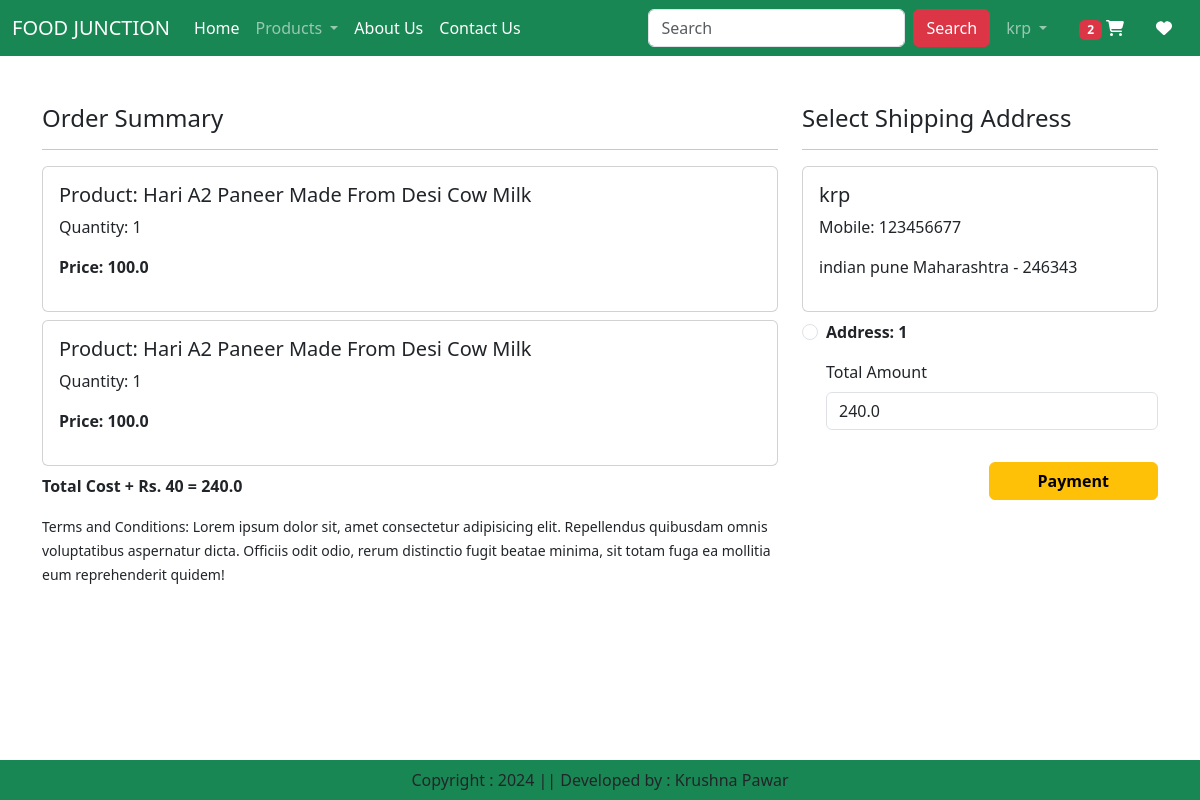
The page /checkout/ (signed in) on the database its author committed.
### app/models.py (models this page shows, shortened)
class Cart(models.Model):
    user = models.ForeignKey(User,on_delete=models.CASCADE)
    product = models.ForeignKey(Product,on_delete=models.CASCADE)
    quantity = models.PositiveIntegerField(default=1)

class Product(models.Model):
    title = models.CharField(max_length=100)
    selling_price = models.FloatField()
    discounted_price = models.FloatField()
    discription = models.TextField()
    category = models.CharField(choices=CATEGORY_CHOICES, max_length=2)
    product_image = models.ImageField(upload_to='product')

class Customer(models.Model):
    user = models.ForeignKey(User,on_delete=models.CASCADE)
    name = models.CharField(max_length=200)
    locality = models.CharField(max_length=200)
    city = models.CharField(max_length=50)
    mobile = models.IntegerField(default=0)
    zipcode = models.IntegerField()
    state = models.CharField(choices=STATE_CHOICES, max_length=100)

### app/views.py (the view, shortened to what this page needs)
# urls.py: path('checkout/',views.Checkout.as_view(),name='checkout'),
@method_decorator(login_required, name='dispatch')
class Checkout(View):
    def get(self, request):
        totalitem = 0
        wishitem = 0
        if request.user.is_authenticated:
            totalitem = len(Cart.objects.filter(user=request.user))
            wishitem = len(Wishlist.objects.filter(user=request.user))
        user=request.user
        add=Customer.objects.filter(user=user)
        cart_items=Cart.objects.filter(user=user)
        famount=0
        for p in cart_items:
            value = p.quantity * p.product.discounted_price
            famount += value
        totalamount = famount + 40
        razoramount = int (totalamount * 100)
        client = razorpay.Client(auth = (settings.RAZOR_KEY_ID, settings.RAZOR_KEY_SECRET))
        data = {"amount" : razoramount, "currency" : "INR", "receipt" : "order_rcptid_12"}
        payment_response = client.order.create(data = data)
        order_id = payment_response['id']
        order_status = payment_response['status']
        return render(request, 'app/checkout.html', locals())

### app/templates/app/checkout.html (shortened to what this page needs)
{% extends 'app/base.html' %}
{% load static %}
{% block main-content %}
<div class="container">
    <div class="row mt-5">
        {% if cart_items %}
        <div class="col-sm-8">
            <h4>Order Summary</h4>
            <hr>
            {% for item in cart_items %}
                <div class="card mb-2">
                    <div class="card-body">
                        <h5>Product: {{ item.product.title }}</h5>
                        <p>Quantity: {{ item.quantity }}</p>
                        <p class="fw-bold">Price: {{ item.product.discounted_price }}</p>
                    </div>
                </div>
            {% endfor %}
            <p class="fw-bold">Total Cost + Rs. 40 = {{ totalamount }}</p>
            <small>Terms and Conditions: Lorem ipsum dolor sit, amet consectetur adipisicing elit. Repellendus quibusdam omnis voluptatibus aspernatur dicta. Officiis odit odio, rerum distinctio fugit beatae minima, sit totam fuga ea mollitia eum reprehenderit quidem!</small>
        </div>
        <div class="col-sm-4">
            <div class="sticky-top">
                <h4>Select Shipping Address</h4>
                <hr>
                <form method="post" id="myform">
                    {% for ad in add %}
                        <div class="card">
                            <div class="card-body">
                                <h5>{{ ad.name }}</h5>
                                <p>Mobile: {{ ad.mobile }}</p>
                                <p>{{ ad.locality }} {{ ad.city }} {{ ad.state }} - {{ ad.zipcode }}</p>
                            </div>
                        </div>
                        <div class="form-check mt-2 mb-3">
                            <input class="form-check-input" type="radio" name="custid" id="custid{{ forloop.counter }}" value="{{ ad.id }}">
                            <label class="form-check-label fw-bold" for="custadd{{ forloop.counter }}">Address: {{ forloop.counter }}</label>
                        </div>
                    {% endfor %}
                    <div class="form-check mb-3">
                        <label for="totalamount" class="form-label">Total Amount</label>
                        <input type="number" class="form-control" name="totalamount" value="{{ totalamount }}" readonly>
                    </div>
                    <div class="text-end">
                        <button id="rzp-button1" type="submit" class="btn btn-warning mt-3 px-5 fw-bold">Payment</button>
                    </div>
                </form>
            </div>
        </div>
        {% else %}
                <h1 class="text-center mb-5 ">Cart is empty</h1>
        {% endif %}
    </div>
</div><br><br><br>
{% endblock main-content %}

### app/templates/app/base.html (shortened to what this page needs)
<!DOCTYPE html>
{% load static %}
<html lang="en">
<head>
    <link href="https://cdn.jsdelivr.net/npm/bootstrap@5.3.3/dist/css/bootstrap.min.css" rel="stylesheet">
    <link rel="stylesheet" href="{% static 'app/css/owl.carousel.min.css' %}">
    <link rel="stylesheet" href="{% static 'app/css/all.min.css' %}">
    <link rel="stylesheet" href="{% static 'app/css/style.css' %}">
</head>
<body >
    <nav class="navbar navbar-expand-lg navbar-dark bg-success">
        <div class="container-fluid">
          <a class="navbar-brand" href="#">FOOD JUNCTION
          </a>
          <div class="collapse navbar-collapse" id="navbarSupportedContent">
            <ul class="navbar-nav me-auto mb-2 mb-lg-0">
              {% if request.user.is_authenticated %}
              <li class="nav-item">
                <a class="nav-link active" aria-current="page" href="/">Home</a>
              </li>
              <li class="nav-item dropdown">
                <a class="nav-link dropdown-toggle" href="#" role="button" data-bs-toggle="dropdown" aria-expanded="false">
                  Products
                </a>
              </li>
              <li class="nav-item">
                <a class="nav-link text-white" href="{% url 'about' %}">About Us</a>
              </li>
              <li class="nav-item">
                <a class="nav-link text-white" href="{% url 'contact' %}">Contact Us</a>
              </li>
            </ul>
            <form class="d-flex" role="search" action="/search/">
              <input class="form-control me-2" type="search" placeholder="Search" name="search" aria-label="Search">
              <button class="btn btn-danger" type="submit">Search</button>
            </form>
          </div>
          <ul class="navbar-nav me-auto mb-2 mb-lg-0">
          <li class="nav-item dropdown mx-2">
              <a class="nav-link dropdown-toggle" href="#" role="button" data-bs-toggle="dropdown" aria-expanded="false">
                  {{ request.user }}
              </a>
          </li>
            <li class="nav-item mx-2">
                <a href="/checkout" class="nav-link text-white"><span class="badge bg-danger">{% if totalitem > 0 %} {{ totalitem }} {% endif %}</span> <i class="fa fa-shopping-cart"></i></a>
            </li>
            <li class="nav-item mx-2">
                <a href="{% url 'showwishlist' %}" class="nav-link text-white">  <i class="fa fa-heart"></i></a>
            </li>
            {% endif %}
          </ul>
        </div>
      </nav>
      {% block main-content %}{% endblock main-content %}
      <footer class="container-fluid fixed-bottom bg-success text-center p-2 mt-5">
        Copyright : 2024 || Developed by : Krushna Pawar
      </footer>
</body>
</html>

### rows shown on the page
Cart: product "Hari A2 Paneer Made From Desi Cow Milk", quantity "1", product.discounted_price "100.0"
Cart: product "Hari A2 Paneer Made From Desi Cow Milk", quantity "1", product.discounted_price "100.0"
Customer: name "krp", mobile "123456677", locality "indian", city "pune", state "Maharashtra", zipcode "246343"

### other values the page prints
{{ request.user }} "krp"
{{ totalitem }} "2"
{{ totalamount }} "240.0"
